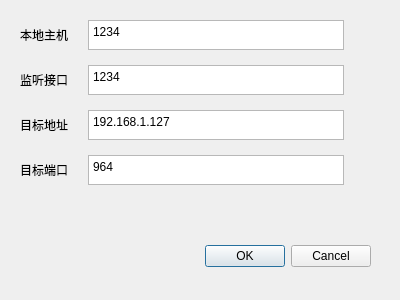
<?xml version="1.0" encoding="UTF-8"?>
<ui version="4.0">
 <class>dl_config</class>
 <widget class="QDialog" name="dl_config">
  <property name="geometry">
   <rect>
    <x>0</x>
    <y>0</y>
    <width>400</width>
    <height>300</height>
   </rect>
  </property>
  <property name="windowTitle">
   <string>配置映射</string>
  </property>
  <widget class="QDialogButtonBox" name="buttonBox">
   <property name="geometry">
    <rect>
     <x>30</x>
     <y>240</y>
     <width>341</width>
     <height>32</height>
    </rect>
   </property>
   <property name="orientation">
    <enum>Qt::Horizontal</enum>
   </property>
   <property name="standardButtons">
    <set>QDialogButtonBox::Cancel|QDialogButtonBox::Ok</set>
   </property>
  </widget>
  <widget class="QWidget" name="formLayoutWidget">
   <property name="geometry">
    <rect>
     <x>20</x>
     <y>20</y>
     <width>341</width>
     <height>197</height>
    </rect>
   </property>
   <layout class="QFormLayout" name="formLayout">
    <property name="fieldGrowthPolicy">
     <enum>QFormLayout::FieldsStayAtSizeHint</enum>
    </property>
    <property name="horizontalSpacing">
     <number>20</number>
    </property>
    <property name="verticalSpacing">
     <number>15</number>
    </property>
    <item row="1" column="0">
     <widget class="QLabel" name="lb_local_port">
      <property name="text">
       <string>本地主机</string>
      </property>
     </widget>
    </item>
    <item row="1" column="1">
     <widget class="QPlainTextEdit" name="pte_local_host">
      <property name="sizePolicy">
       <sizepolicy hsizetype="Maximum" vsizetype="Maximum">
        <horstretch>0</horstretch>
        <verstretch>0</verstretch>
       </sizepolicy>
      </property>
      <property name="maximumSize">
       <size>
        <width>16777215</width>
        <height>30</height>
       </size>
      </property>
      <property name="plainText">
       <string>1234</string>
      </property>
     </widget>
    </item>
    <item row="2" column="0">
     <widget class="QLabel" name="lb_local_port_2">
      <property name="text">
       <string>监听接口</string>
      </property>
     </widget>
    </item>
    <item row="2" column="1">
     <widget class="QPlainTextEdit" name="pte_local_port">
      <property name="sizePolicy">
       <sizepolicy hsizetype="Maximum" vsizetype="Maximum">
        <horstretch>0</horstretch>
        <verstretch>0</verstretch>
       </sizepolicy>
      </property>
      <property name="maximumSize">
       <size>
        <width>16777215</width>
        <height>30</height>
       </size>
      </property>
      <property name="plainText">
       <string>1234</string>
      </property>
     </widget>
    </item>
    <item row="3" column="0">
     <widget class="QLabel" name="lb_target_addr">
      <property name="text">
       <string>目标地址</string>
      </property>
     </widget>
    </item>
    <item row="3" column="1">
     <widget class="QPlainTextEdit" name="pte_target_host">
      <property name="sizePolicy">
       <sizepolicy hsizetype="Maximum" vsizetype="Maximum">
        <horstretch>0</horstretch>
        <verstretch>0</verstretch>
       </sizepolicy>
      </property>
      <property name="maximumSize">
       <size>
        <width>16777215</width>
        <height>30</height>
       </size>
      </property>
      <property name="plainText">
       <string>192.168.1.127</string>
      </property>
     </widget>
    </item>
    <item row="4" column="0">
     <widget class="QLabel" name="lb_target_port">
      <property name="text">
       <string>目标端口</string>
      </property>
     </widget>
    </item>
    <item row="4" column="1">
     <widget class="QPlainTextEdit" name="pte_target_port">
      <property name="sizePolicy">
       <sizepolicy hsizetype="Maximum" vsizetype="Maximum">
        <horstretch>0</horstretch>
        <verstretch>0</verstretch>
       </sizepolicy>
      </property>
      <property name="maximumSize">
       <size>
        <width>16777215</width>
        <height>30</height>
       </size>
      </property>
      <property name="plainText">
       <string>964</string>
      </property>
     </widget>
    </item>
   </layout>
  </widget>
 </widget>
 <resources/>
 <connections>
  <connection>
   <sender>buttonBox</sender>
   <signal>accepted()</signal>
   <receiver>dl_config</receiver>
   <slot>accept()</slot>
   <hints>
    <hint type="sourcelabel">
     <x>248</x>
     <y>254</y>
    </hint>
    <hint type="destinationlabel">
     <x>157</x>
     <y>274</y>
    </hint>
   </hints>
  </connection>
  <connection>
   <sender>buttonBox</sender>
   <signal>rejected()</signal>
   <receiver>dl_config</receiver>
   <slot>reject()</slot>
   <hints>
    <hint type="sourcelabel">
     <x>316</x>
     <y>260</y>
    </hint>
    <hint type="destinationlabel">
     <x>286</x>
     <y>274</y>
    </hint>
   </hints>
  </connection>
 </connections>
</ui>
